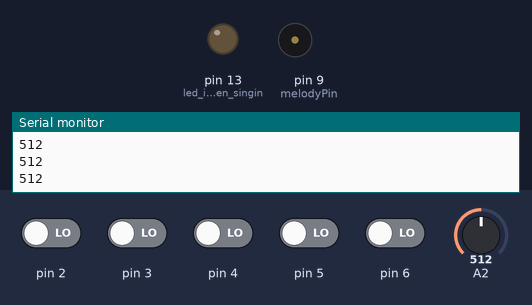
The sketch below on a simulated Arduino Uno, built with avr-gcc and run on an emulated ATmega328P. Shown: output pins drawn as LEDs (lit = HIGH), buzzer (waves = sounding), the last lines printed to the serial monitor. The test bench sets the inputs (shaded band); at power-on: pin 2–6 LOW, A2 = 512.

Above: at 1.2 s.
1.3 s: pin 2 driven HIGH
At 1.63 s:
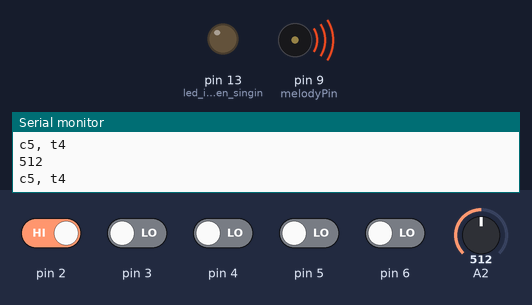
4.3 s: A2 set to 122
At 4.79 s:
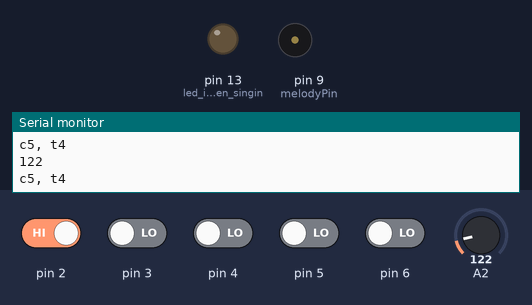
7.3 s: A2 set to 511
At 7.75 s:
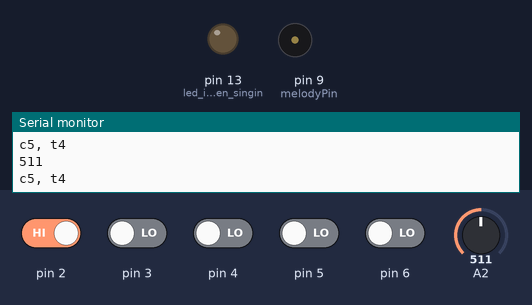
10.3 s: pin 2 driven LOW
At 10.3 s:
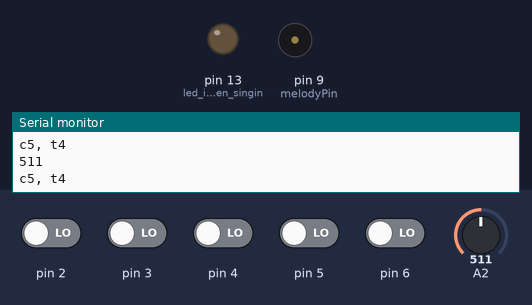
11.8 s: pin 3 driven HIGH
At 12.0 s:
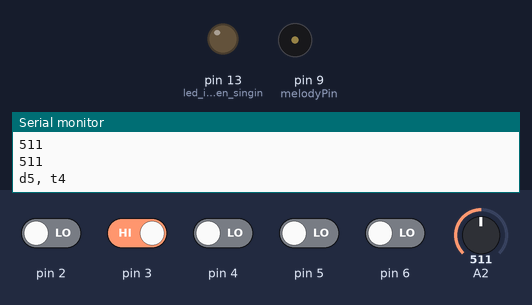
14.8 s: pin 3 driven LOW
At 15.3 s:
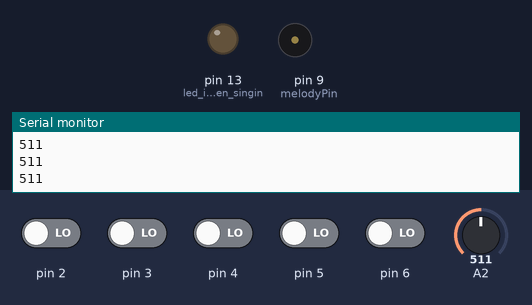
Timing chart, 0 to 17.3 s (numbered marks = the images above; inputs shaded):
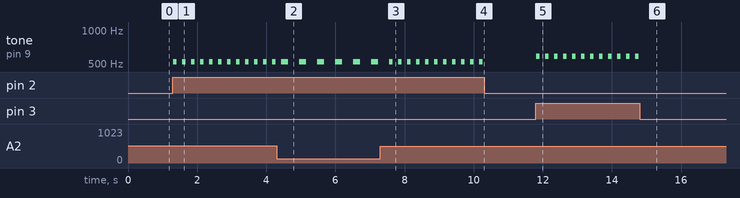

Measured:
- after the input at 1.3 s, tone on pin 9 (melodyPin): alternates 523 Hz for 0.10 s and silent for 0.16 s, starting at once
- after the input at 4.3 s, tone on pin 9 (melodyPin): alternates 523 Hz for 0.20 s and silent for 0.32 s, starting after 0.34 s
- after the input at 7.3 s, tone on pin 9 (melodyPin): alternates 523 Hz for 0.10 s and silent for 0.16 s, starting after 0.36 s
- after the input at 10.3 s, tone on pin 9 (melodyPin): stops changing and stays silent
- after the input at 11.8 s, tone on pin 9 (melodyPin): alternates 587 Hz for 0.10 s and silent for 0.16 s, starting at once
- after the input at 14.8 s, tone on pin 9 (melodyPin): stops changing and stays silent

The sketch:

musical_instrument.ino
```cpp
/*

.. arduino jingle bell song
.. intro to im assignment 10

.. written by maryam and ian
.. song sheet converted to code taken from project hub (https://create.arduino.cc/projecthub)

*/

#include "pitches.h"
#define melodyPin 9

// jingle bells notes and different tempo

int main_melody[] = {
  NOTE_E5, NOTE_E5, NOTE_E5,
  NOTE_E5, NOTE_E5, NOTE_E5,
  NOTE_E5, NOTE_G5, NOTE_C5, NOTE_D5,
  NOTE_E5,
  NOTE_F5, NOTE_F5, NOTE_F5, NOTE_F5,
  NOTE_F5, NOTE_E5, NOTE_E5, NOTE_E5, NOTE_E5,
  NOTE_E5, NOTE_D5, NOTE_D5, NOTE_E5,
  NOTE_D5, NOTE_G5
};

int main_tempo[] = {
  8, 8, 4,
  8, 8, 4,
  8, 8, 8, 8,
  2,
  8, 8, 8, 8,
  8, 8, 8, 16, 16,
  8, 8, 8, 8,
  4, 4
};

int e5 = NOTE_E5;
int g5 = NOTE_G5;
int c5 = NOTE_C5;
int d5 = NOTE_D5;
int f5 = NOTE_F5;

int tempo = 8;


int switchOne = 0;
int switchTwo = 0;
int switchThree = 0;
int switchFour = 0;
int switchFive = 0;


void setup(void) {
  Serial.begin(9600);
  pinMode(9, OUTPUT); // buzzer
  pinMode(13, OUTPUT); // led indicator when singing a note
  pinMode(2, INPUT);
  pinMode(3, INPUT);
  pinMode(4, INPUT);
  pinMode(5, INPUT);
  pinMode(6, INPUT);
}

void loop() {

  int knob = analogRead(A2);
  Serial.println(knob);

  // tempo = knob/60;
  tempo = map(knob, 0, 1024, 60, 255)/15;

  switchOne = digitalRead(2);
  switchTwo = digitalRead(3);
  switchThree = digitalRead(4);
  switchFour = digitalRead(5);
  switchFive= digitalRead(6);

  if (switchOne == HIGH) {
    sing(1);
  } else if (switchTwo == HIGH) {
    sing(2);
  } else if (switchThree == HIGH) {
    sing(3);
  } else if (switchFour == HIGH) {
    sing(4);
  } else if (switchFive == HIGH) {
    sing(5);
  }
}

int song = 0;
void sing(int s) {
  // iterate over the notes of the melody_1:
  song = s;

  if (song == 0){
    //empty
  }

  else if (song == 1) {
    Serial.println("c5, t4");

    int noteDuration = 1000 / tempo;
    tone(melodyPin, c5, noteDuration);
    int pauseBetweenNotes = noteDuration * 1.30;
    delay(pauseBetweenNotes);
    // stop the tone playing:
    noTone(melodyPin);
    delay(pauseBetweenNotes);
    song = 0;
  }

  else if (song == 2) {
      Serial.println("d5, t4");

      int noteDuration = 1000 / tempo;
      tone(melodyPin, d5, noteDuration);
      int pauseBetweenNotes = noteDuration * 1.30;
      delay(pauseBetweenNotes);
      // stop the tone playing:
      noTone(melodyPin);
      delay(pauseBetweenNotes);
      song = 0;
  }

  else if (song == 3) {
      Serial.println("e5, t4");

      int noteDuration = 1000 / tempo;
      tone(melodyPin, e5, noteDuration);
      int pauseBetweenNotes = noteDuration * 1.30;
      delay(pauseBetweenNotes);
      // stop the tone playing:
      noTone(melodyPin);
      delay(pauseBetweenNotes);
      song = 0;
  }

  else if (song == 4) {
      Serial.println("f5, t4");

      int noteDuration = 1000 / tempo;
      tone(melodyPin, f5, noteDuration);
      int pauseBetweenNotes = noteDuration * 1.30;
      delay(pauseBetweenNotes);
      // stop the tone playing:
      noTone(melodyPin);
      delay(pauseBetweenNotes);
      song = 0;
  }

  else if (song == 5) {
      Serial.println("g5, t4");

      int noteDuration = 1000 / tempo;
      tone(melodyPin, g5, noteDuration);
      int pauseBetweenNotes = noteDuration * 1.30;
      delay(pauseBetweenNotes);
      // stop the tone playing:
      noTone(melodyPin);
      delay(pauseBetweenNotes);
      song = 0;
  }
}
```

pitches.h
```cpp
/*************************************************
 * Public Constants
 *************************************************/

#define NOTE_B0  31
#define NOTE_C1  33
#define NOTE_CS1 35
#define NOTE_D1  37
#define NOTE_DS1 39
#define NOTE_E1  41
#define NOTE_F1  44
#define NOTE_FS1 46
#define NOTE_G1  49
#define NOTE_GS1 52
#define NOTE_A1  55
#define NOTE_AS1 58
#define NOTE_B1  62
#define NOTE_C2  65
#define NOTE_CS2 69
#define NOTE_D2  73
#define NOTE_DS2 78
#define NOTE_E2  82
#define NOTE_F2  87
#define NOTE_FS2 93
#define NOTE_G2  98
#define NOTE_GS2 104
#define NOTE_A2  110
#define NOTE_AS2 117
#define NOTE_B2  123
#define NOTE_C3  131
#define NOTE_CS3 139
#define NOTE_D3  147
#define NOTE_DS3 156
#define NOTE_E3  165
#define NOTE_F3  175
#define NOTE_FS3 185
#define NOTE_G3  196
#define NOTE_GS3 208
#define NOTE_A3  220
#define NOTE_AS3 233
#define NOTE_B3  247
#define NOTE_C4  262
#define NOTE_CS4 277
#define NOTE_D4  294
#define NOTE_DS4 311
#define NOTE_E4  330
#define NOTE_F4  349
#define NOTE_FS4 370
#define NOTE_G4  392
#define NOTE_GS4 415
#define NOTE_A4  440
#define NOTE_AS4 466
#define NOTE_B4  494
#define NOTE_C5  523
#define NOTE_CS5 554
#define NOTE_D5  587
#define NOTE_DS5 622
#define NOTE_E5  659
#define NOTE_F5  698
#define NOTE_FS5 740
#define NOTE_G5  784
#define NOTE_GS5 831
#define NOTE_A5  880
#define NOTE_AS5 932
#define NOTE_B5  988
#define NOTE_C6  1047
#define NOTE_CS6 1109
#define NOTE_D6  1175
#define NOTE_DS6 1245
#define NOTE_E6  1319
#define NOTE_F6  1397
#define NOTE_FS6 1480
#define NOTE_G6  1568
#define NOTE_GS6 1661
#define NOTE_A6  1760
#define NOTE_AS6 1865
#define NOTE_B6  1976
#define NOTE_C7  2093
#define NOTE_CS7 2217
#define NOTE_D7  2349
#define NOTE_DS7 2489
#define NOTE_E7  2637
#define NOTE_F7  2794
#define NOTE_FS7 2960
#define NOTE_G7  3136
#define NOTE_GS7 3322
#define NOTE_A7  3520
#define NOTE_AS7 3729
#define NOTE_B7  3951
#define NOTE_C8  4186
#define NOTE_CS8 4435
#define NOTE_D8  4699
#define NOTE_DS8 4978
```
